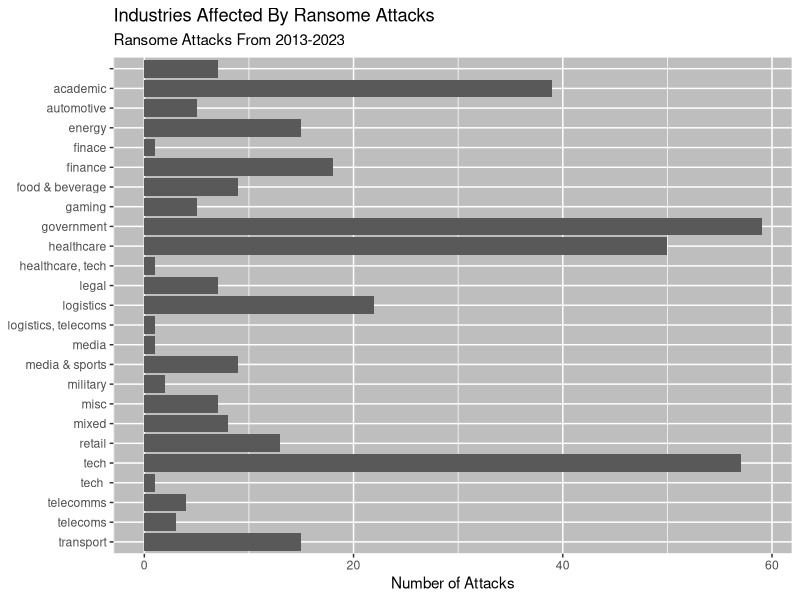
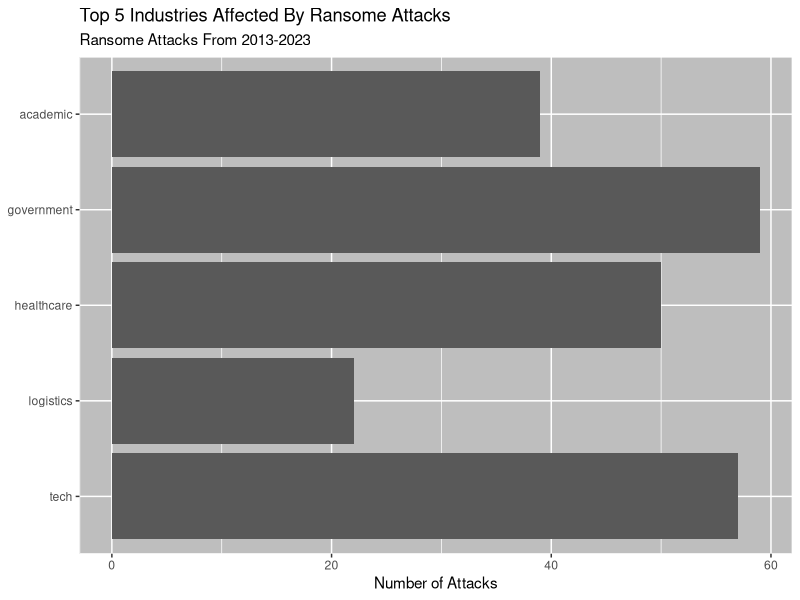
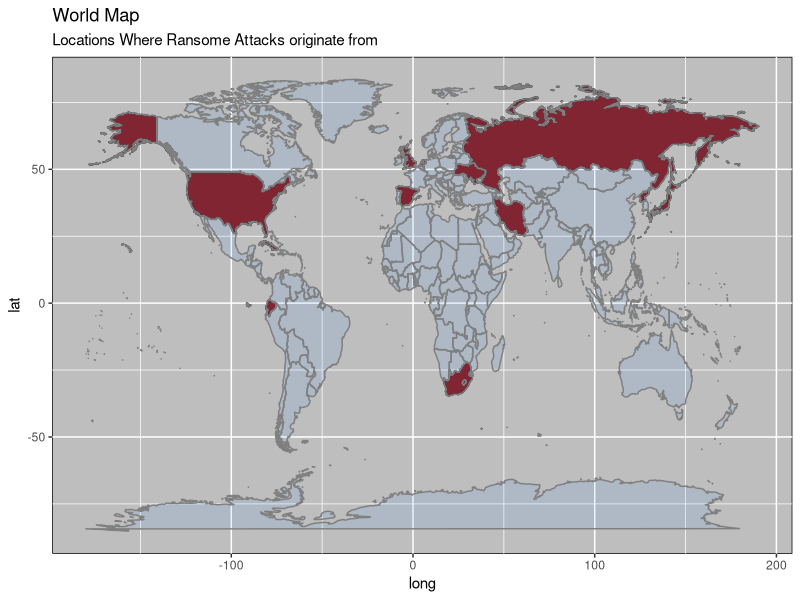
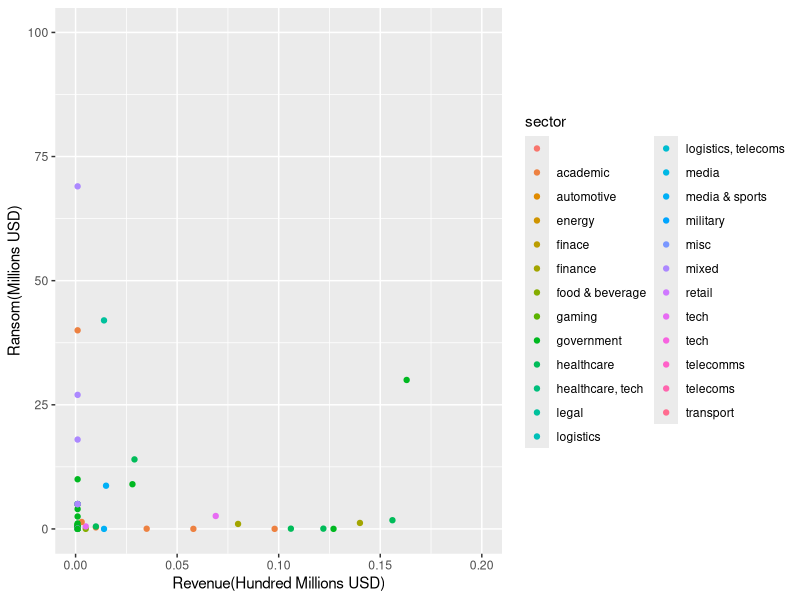

Reproduce these figures in R, in order. (Note: this script raises an error after producing the figures.)
## ---- chunk 1
knitr::opts_chunk$set(echo = TRUE)
## ---- chunk 2
library(tidyverse)
library(dplyr)
library(ggplot2)
library(dslabs) #Installed
#<<<<<<< HEAD
#=======
#install.packages("patchwork") #run if patchwork not downloaded
library(patchwork)

#>>>>>>> eb922c317e58f6a713f58f0c22e0296e7311011c
RA <- read.csv("Ransomware Attacks - Ransomware Attacks.csv") #Ransomware Attacks
bitcoinHigh <- read.csv("bitcoinHighPrice.csv") #for bitcoin cost graph
## ---- chunk 3
glimpse(RA)
## ---- chunk 4
RA$AKA <- NULL
RA$description <- NULL
RA$organisation.size.1.5.10.25.100.300. <- NULL
RA$data.note <- NULL
RA$YEAR.code <- NULL
RA$interesting.story..edited. <- NULL
RA$interesting.story. <- NULL
RA$stock.symbol <- NULL
RA$interesting.story..long. <- NULL
RA$revenue.as.of <- NULL
RA$no.of.employees <- NULL
RA$Data.Note <- NULL
RA$Source.Name <- NULL
RA$URL <- NULL
RA$URL.2 <- NULL
RA$URL.3 <- NULL
RA$URL.4 <- NULL
RA$URL.5 <- NULL
RA$X.ID <- NULL
## ---- chunk 5
most_affected <- RA %>% group_by(sector) %>% summarise(n=n()) %>% arrange(desc(n), sector)
#view(most_affected)
ggplot(most_affected, aes(y=fct_rev(sector), x = n)) + geom_col() + scale_x_continuous() + theme(panel.background = element_rect(color = "white", fill = "gray")) + labs(y=NULL, x = "Number of Attacks") + labs(title = "Industries Affected By Ransome Attacks", subtitle = "Ransome Attacks From 2013-2023")
## ---- chunk 6
Top_5_RA <- RA %>% group_by(sector) %>% summarise(n=n()) %>% arrange(desc(n)) %>% head(5)

most_affected <- RA %>% group_by(sector) %>% summarise(n=n()) %>% arrange(desc(n), sector) %>% slice(1:5)
#view(most_affected)
ggplot(most_affected, aes(y=fct_rev(sector), x = n)) + geom_col() + scale_x_continuous() + theme(panel.background = element_rect(color = "white", fill = "gray")) + labs(y=NULL, x = "Number of Attacks") + labs(title = "Top 5 Industries Affected By Ransome Attacks", subtitle = "Ransome Attacks From 2013-2023")
## ---- chunk 7
RA_Hackers <- RA %>% group_by(Ransomware) %>% summarise(n=n())


Temp_RA_ATT <- RA_Hackers$region <- c("N/A", "USA",	"Japan",	"Russia",	"Russia",	"Russia",	"Russia",	"Russia",	"Iran",	"Russia",	"Russia",	"Russia",	"Russia",	"Russia",	"Cuba",	"Russia",	"Russia",	"UK",	"Ukraine",	"USA",	"Turky",	"Russia",	"Russia",	"Ukraine",	"Ecuador",	"Russia",	"Russia",	"Russia",	"Russia",	"Russia",	"Russia",	"Russia",	"Russia",	"N/A",	"Russia",	"Russia",	"Netherlands",	"Iran",	"Russia",	"Russia",	"Russia",	"Russia",	"Spain",	"Russia",	"Russia",	"Russia",	"Russia",	"Russia",	"Russia",	"USA",	"Iran",	"South Africa",	"Russia",	"Russia",	"Russia",	"Russia",	"North Korea",	"Russia",	"Chinese",	"Russia",	"N/A")

RA_loc_of_att <- merge(RA, RA_Hackers, by = c("Ransomware"), all.x = TRUE)

RA_loc_of_att$n <- NULL
RA_V.2 <- RA_loc_of_att[, c(2, 3, 8, 9, 10, 1, 11, 6, 7, 4, 5)]
## ---- chunk 8
RA_Attacker_Map <- RA_V.2 %>% group_by(region) %>% summarise()

mapdata. <- map_data("world")


mapdata <- left_join(mapdata., RA_Hackers, by="region")
mapdata1 <- mapdata %>% filter(!is.na(mapdata$Ransomware))
map1 <- ggplot(mapdata1, aes(x= long, y = lat, group=group)) +
  geom_polygon(aes(fill = region),fill = "firebrick4", color = "black") + 
  borders(alpha = 0.1, fill = "dodgerblue") +
  theme(panel.background = element_rect(color = "black", fill = "gray")) +
  labs(title = "World Map ", subtitle = "Locations Where Ransome Attacks originate from")
map1

## ---- chunk 9
view(RA_Attacker_Map) #List of Ransome Countries (WIP)
## ---- chunk 10

scatterPlot <- RA %>% ggplot(aes(x = revenue..USD.million, y = ransom.cost, color = sector, na.rm = T)) +
  geom_point() +
   labs(
    x = "Revenue(Hundred Millions USD)" ,
    y = "Ransom(Millions USD)"
  ) +
  scale_x_continuous(labels = scales::number_format(scale = 1e-3), limits = c(0,200)) +
  scale_y_continuous(limits = c(0, 100))


scatterPlot


## ---- chunk 11
RA_Victums <- RA_V.2 %>% group_by(location, region) %>% summarise()
view(RA_Victums)
RA_Victums <- 


RA_Victums_Map <- RA_V.2 %>% group_by(location) %>% summarise()
view(RA_Victum_Map)

mapdata. <- map_data("world")


Xmapdata <- left_join(mapdata., RA_Hackers, by="region")
mapdata1 <- mapdata %>% filter(!is.na(mapdata$Ransomware))
map1 <- ggplot(mapdata1, aes(x= long, y = lat, group=group)) +
  geom_polygon(aes(fill = region),fill = "firebrick4", color = "black") + 
  borders(alpha = 0.1, fill = "dodgerblue") +
  theme(panel.background = element_rect(color = "black", fill = "gray")) +
  labs(title = "World Map ", subtitle = "Locations Where Ransome Attacks originate from")
map1

## ---- chunk 12


## ---- chunk 13

avgRansomCost <- RA %>% summarise(requested = mean(ransom.cost, na.rm = T))
avgRansomPaid <- RA %>% filter(ransom.paid == "ransom paid") %>%  summarise(paid = mean(ransom.cost, na.rm = T))
avgRansomUnpaid <- RA %>% filter(ransom.paid == "refused") %>%  summarise(refused = mean(ransom.cost, na.rm = T))

print("The average of all known ransom requests(in millions USD")
avgRansomCost
print("The average of paid ransoms(in millions USD)")
avgRansomPaid
print("The average of refused ransoms(in millions USD)")
avgRansomUnpaid

## ---- chunk 14

yearlyAttacks <- RA %>% filter(YEAR != 2023) %>%  group_by(YEAR) %>% ggplot(aes(x = factor(YEAR))) + 
  geom_bar(fill = "black") +
  labs(
    x = "Year" ,
    y = "Number of Attacks"
  )

bitcoinCost <- bitcoinHigh %>% group_by(YEAR) %>% ggplot(aes(x = factor(YEAR), y = high, group = 1)) + 
  geom_line(color = "gold") +
  labs(
    x = "Year" ,
    y = "Bitcoin Peak(USD)"
  )

yearlyAttacks / bitcoinCost

combinedData <- merge(RA, bitcoinHigh, by = "YEAR")

combinedPlot <- ggplot(combinedData, aes(x = factor(YEAR))) +
  geom_bar(aes(y = ..count..), fill = "black") +  
  geom_line(aes(y = high * .001, group = 1), color = "gold") +  
  scale_y_continuous(
    name = "Attacks",
    sec.axis = sec_axis(~.*1000, name = "Bitcoin Peak(USD)"),
    
  ) +
  labs(
    x = "Year"
  )


combinedPlot
